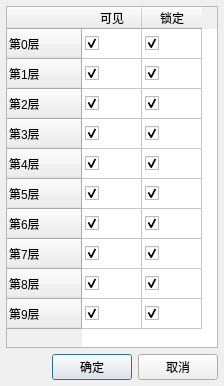
<?xml version="1.0" encoding="UTF-8"?>
<ui version="4.0">
 <class>CLayerConfigDialog</class>
 <widget class="QDialog" name="CLayerConfigDialog">
  <property name="geometry">
   <rect>
    <x>0</x>
    <y>0</y>
    <width>224</width>
    <height>386</height>
   </rect>
  </property>
  <property name="windowTitle">
   <string>图层配置</string>
  </property>
  <layout class="QVBoxLayout" name="verticalLayout">
   <property name="leftMargin">
    <number>6</number>
   </property>
   <property name="topMargin">
    <number>6</number>
   </property>
   <property name="rightMargin">
    <number>6</number>
   </property>
   <property name="bottomMargin">
    <number>6</number>
   </property>
   <item>
    <widget class="QTableWidget" name="tableWidget">
     <attribute name="horizontalHeaderDefaultSectionSize">
      <number>60</number>
     </attribute>
     <row>
      <property name="text">
       <string>第0层            </string>
      </property>
     </row>
     <row>
      <property name="text">
       <string>第1层</string>
      </property>
     </row>
     <row>
      <property name="text">
       <string>第2层</string>
      </property>
     </row>
     <row>
      <property name="text">
       <string>第3层</string>
      </property>
     </row>
     <row>
      <property name="text">
       <string>第4层</string>
      </property>
     </row>
     <row>
      <property name="text">
       <string>第5层</string>
      </property>
     </row>
     <row>
      <property name="text">
       <string>第6层</string>
      </property>
     </row>
     <row>
      <property name="text">
       <string>第7层</string>
      </property>
     </row>
     <row>
      <property name="text">
       <string>第8层</string>
      </property>
     </row>
     <row>
      <property name="text">
       <string>第9层</string>
      </property>
     </row>
     <column>
      <property name="text">
       <string>可见</string>
      </property>
     </column>
     <column>
      <property name="text">
       <string>锁定</string>
      </property>
     </column>
     <item row="0" column="0">
      <property name="text">
       <string/>
      </property>
      <property name="checkState">
       <enum>Checked</enum>
      </property>
      <property name="flags">
       <set>ItemIsUserCheckable|ItemIsEnabled</set>
      </property>
     </item>
     <item row="0" column="1">
      <property name="text">
       <string/>
      </property>
      <property name="checkState">
       <enum>Checked</enum>
      </property>
      <property name="flags">
       <set>ItemIsUserCheckable|ItemIsEnabled</set>
      </property>
     </item>
     <item row="1" column="0">
      <property name="text">
       <string/>
      </property>
      <property name="checkState">
       <enum>Checked</enum>
      </property>
      <property name="flags">
       <set>ItemIsUserCheckable|ItemIsEnabled</set>
      </property>
     </item>
     <item row="1" column="1">
      <property name="text">
       <string/>
      </property>
      <property name="checkState">
       <enum>Checked</enum>
      </property>
      <property name="flags">
       <set>ItemIsUserCheckable|ItemIsEnabled</set>
      </property>
     </item>
     <item row="2" column="0">
      <property name="text">
       <string/>
      </property>
      <property name="checkState">
       <enum>Checked</enum>
      </property>
      <property name="flags">
       <set>ItemIsUserCheckable|ItemIsEnabled</set>
      </property>
     </item>
     <item row="2" column="1">
      <property name="text">
       <string/>
      </property>
      <property name="checkState">
       <enum>Checked</enum>
      </property>
      <property name="flags">
       <set>ItemIsUserCheckable|ItemIsEnabled</set>
      </property>
     </item>
     <item row="3" column="0">
      <property name="text">
       <string/>
      </property>
      <property name="checkState">
       <enum>Checked</enum>
      </property>
      <property name="flags">
       <set>ItemIsUserCheckable|ItemIsEnabled</set>
      </property>
     </item>
     <item row="3" column="1">
      <property name="text">
       <string/>
      </property>
      <property name="checkState">
       <enum>Checked</enum>
      </property>
      <property name="flags">
       <set>ItemIsUserCheckable|ItemIsEnabled</set>
      </property>
     </item>
     <item row="4" column="0">
      <property name="text">
       <string/>
      </property>
      <property name="checkState">
       <enum>Checked</enum>
      </property>
      <property name="flags">
       <set>ItemIsUserCheckable|ItemIsEnabled</set>
      </property>
     </item>
     <item row="4" column="1">
      <property name="text">
       <string/>
      </property>
      <property name="checkState">
       <enum>Checked</enum>
      </property>
      <property name="flags">
       <set>ItemIsUserCheckable|ItemIsEnabled</set>
      </property>
     </item>
     <item row="5" column="0">
      <property name="text">
       <string/>
      </property>
      <property name="checkState">
       <enum>Checked</enum>
      </property>
      <property name="flags">
       <set>ItemIsUserCheckable|ItemIsEnabled</set>
      </property>
     </item>
     <item row="5" column="1">
      <property name="text">
       <string/>
      </property>
      <property name="checkState">
       <enum>Checked</enum>
      </property>
      <property name="flags">
       <set>ItemIsUserCheckable|ItemIsEnabled</set>
      </property>
     </item>
     <item row="6" column="0">
      <property name="text">
       <string/>
      </property>
      <property name="checkState">
       <enum>Checked</enum>
      </property>
      <property name="flags">
       <set>ItemIsUserCheckable|ItemIsEnabled</set>
      </property>
     </item>
     <item row="6" column="1">
      <property name="text">
       <string/>
      </property>
      <property name="checkState">
       <enum>Checked</enum>
      </property>
      <property name="flags">
       <set>ItemIsUserCheckable|ItemIsEnabled</set>
      </property>
     </item>
     <item row="7" column="0">
      <property name="text">
       <string/>
      </property>
      <property name="checkState">
       <enum>Checked</enum>
      </property>
      <property name="flags">
       <set>ItemIsUserCheckable|ItemIsEnabled</set>
      </property>
     </item>
     <item row="7" column="1">
      <property name="text">
       <string/>
      </property>
      <property name="checkState">
       <enum>Checked</enum>
      </property>
      <property name="flags">
       <set>ItemIsUserCheckable|ItemIsEnabled</set>
      </property>
     </item>
     <item row="8" column="0">
      <property name="text">
       <string/>
      </property>
      <property name="checkState">
       <enum>Checked</enum>
      </property>
      <property name="flags">
       <set>ItemIsUserCheckable|ItemIsEnabled</set>
      </property>
     </item>
     <item row="8" column="1">
      <property name="text">
       <string/>
      </property>
      <property name="checkState">
       <enum>Checked</enum>
      </property>
      <property name="flags">
       <set>ItemIsUserCheckable|ItemIsEnabled</set>
      </property>
     </item>
     <item row="9" column="0">
      <property name="text">
       <string/>
      </property>
      <property name="checkState">
       <enum>Checked</enum>
      </property>
      <property name="flags">
       <set>ItemIsUserCheckable|ItemIsEnabled</set>
      </property>
     </item>
     <item row="9" column="1">
      <property name="text">
       <string/>
      </property>
      <property name="checkState">
       <enum>Checked</enum>
      </property>
      <property name="flags">
       <set>ItemIsUserCheckable|ItemIsEnabled</set>
      </property>
     </item>
    </widget>
   </item>
   <item>
    <layout class="QHBoxLayout" name="horizontalLayout">
     <item>
      <spacer name="horizontalSpacer">
       <property name="orientation">
        <enum>Qt::Horizontal</enum>
       </property>
       <property name="sizeHint" stdset="0">
        <size>
         <width>40</width>
         <height>20</height>
        </size>
       </property>
      </spacer>
     </item>
     <item>
      <widget class="QPushButton" name="pushButtonOk">
       <property name="text">
        <string>确定</string>
       </property>
      </widget>
     </item>
     <item>
      <widget class="QPushButton" name="pushButtonCancel">
       <property name="text">
        <string>取消</string>
       </property>
      </widget>
     </item>
    </layout>
   </item>
  </layout>
 </widget>
 <resources/>
 <connections/>
</ui>
